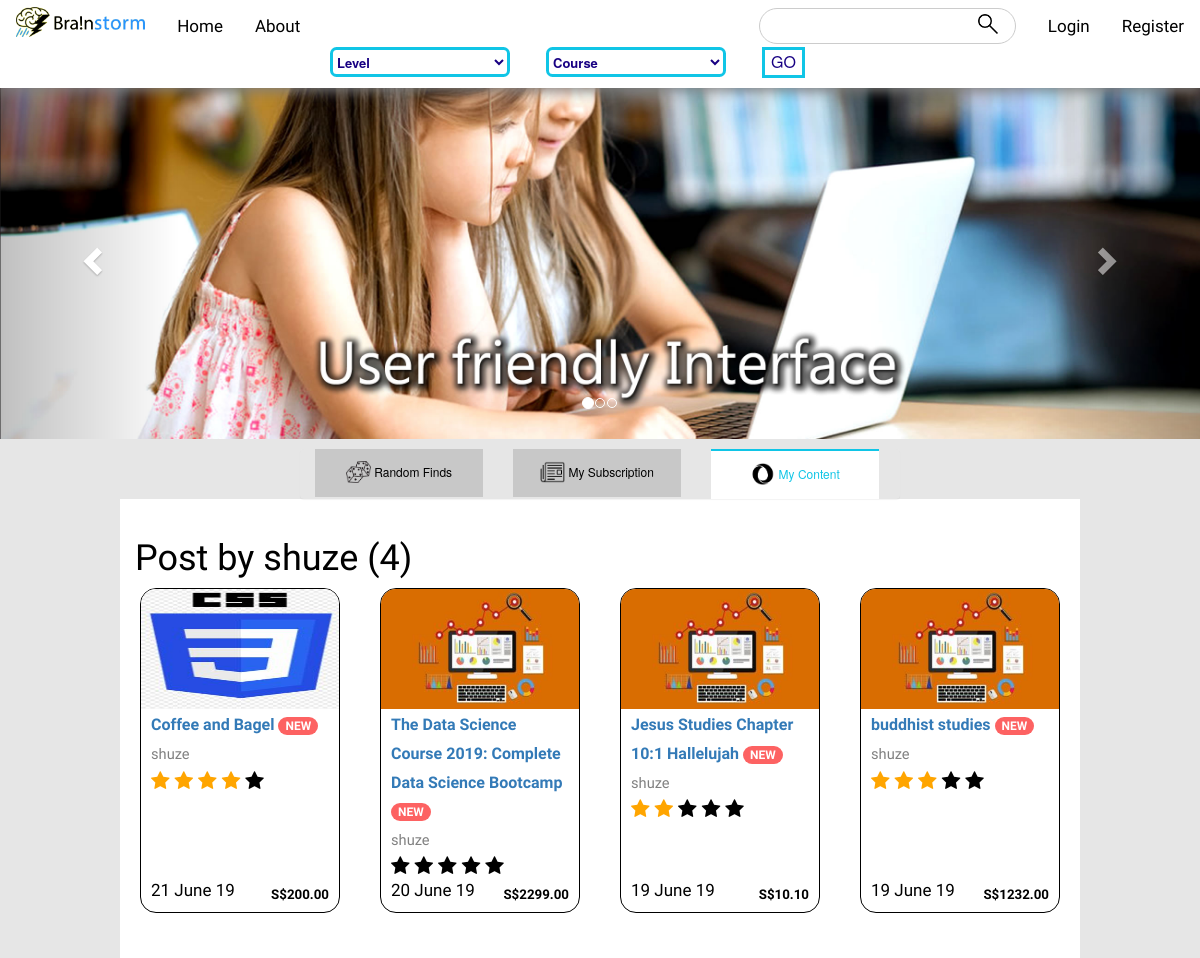
Page /user/shuze/ on the committed database.
### store/models.py (models this page shows, shortened)
class Post(models.Model):
	title = models.CharField(max_length=100)
	image = models.ImageField(default = 'default0.jpg', upload_to='course_image/')
	description = models.TextField()
	price = models.DecimalField(decimal_places=2, max_digits=6)
	date_posted = models.DateTimeField(default=timezone.now)
	author = models.ForeignKey(User, on_delete=models.CASCADE)
	rating = models.IntegerField(default = 0)

### store/views.py (the view)
# urls.py: path('user/<str:username>/', UserPostListView.as_view(), name='user-posts'),
class UserPostListView(ListView):
	model = Post
	template_name = 'store/user_posts.html' # <app>/<model>_<viewtype>.html
	context_object_name = 'post'
	paginate_by = 8
	def get_queryset(self):
		user = get_object_or_404(User, username=self.kwargs.get('username'))
		return Post.objects.filter(author=user).order_by('-date_posted')

### store/templates/store/user_posts.html (shortened to what this page needs)
{% extends "store/base.html" %}
{% block content %}
      <div id="useless">
          <div id="myCarousel" class="carousel slide" data-ride="carousel">
    <ol class="carousel-indicators">
      <li data-target="#myCarousel" data-slide-to="0" class="active"></li>
      <li data-target="#myCarousel" data-slide-to="1"></li>
      <li data-target="#myCarousel" data-slide-to="2"></li>
    </ol>
  <div class="carousel-inner">
    <div class="item active">
      <div class="cover_holder">
      <img src="/static/store/kids.jpg" alt="c0">
      <div class="carousel-caption">
      </div>
      </div>
    </div>
  </div>
  <a class="left carousel-control" href="#myCarousel" data-slide="prev">
    <span class="glyphicon glyphicon-chevron-left"></span>
  </a>
  <a class="right carousel-control" href="#myCarousel" data-slide="next">
    <span class="glyphicon glyphicon-chevron-right"></span>
  </a>
</div>
      </div>
       <div class="panel">
          <a href = "{% url 'store-home' %}">
            <img src="/static/store/random.gif" alt="">
            Random Finds
          </a>
          {% if user.is_authenticated %}
          <a  href="{% url 'store-sub_home' %}">
          {% else %}
          <a  href="{% url 'login' %}">
          {% endif %}
            <img src="/static/store/Subscription.gif" alt="">
            My Subscription
          </a>
          <a style="background-color: white; color: rgb(16, 197, 230); border-top: solid 2px rgb(16, 197, 230);">
            <img src="/static/store/content.gif" alt="">
            My Content
          </a>
      </div>
      <p style="padding: 20px;"></p>
      <div style="padding-top: 20px;" id="main" >
          {% if view.kwargs.username != user.username %}
        <h1 class="mb-3">Post by {{ view.kwargs.username }} ({{ page_obj.paginator.count }})</h1>
          {% endif %}
      <section class="text-center mb-4">
        <div class="row">
        {% for post in post %}
          <div class="col-lg-3 col-md-6 mb-4">
            <div id="course_card">
              <div class="view overlay">
                <img style="margin-left: -10px;" src="{{ post.image.url }}" alt="">
              </div>
              <div>
                <div>
                  <strong>
                    <a class="title" href="{% url 'post-detail' post.id %}" > <span>{{ post.title }}</span>
                      <span  style="background-color: rgb(253, 98, 98);" class="badge badge-pill danger-color">NEW
                      </span>
                    </a>
                  </strong>
                </div>
                <a href="{% url 'user-posts' post.author.username %}" class="author">
                  {{ post.author }}
                </a>
                <div class="rating">
                {% if post.rating == 0 %}
                <span class="fa fa-star"></span>
                <span class="fa fa-star"></span>
                <span class="fa fa-star"></span>
                <span class="fa fa-star"></span>
                <span class="fa fa-star"></span>
                {% elif post.rating == 1 %}
                <span class="fa fa-star checked"></span>
                <span class="fa fa-star"></span>
                <span class="fa fa-star"></span>
                <span class="fa fa-star"></span>
                <span class="fa fa-star"></span>
                {% elif post.rating == 2 %}
                <span class="fa fa-star checked"></span>
                <span class="fa fa-star checked"></span>
                <span class="fa fa-star"></span>
                <span class="fa fa-star"></span>
                <span class="fa fa-star"></span>
                {% elif post.rating == 3 %}
                <span class="fa fa-star checked"></span>
                <span class="fa fa-star checked"></span>
                <span class="fa fa-star checked"></span>
                <span class="fa fa-star"></span>
                <span class="fa fa-star"></span>
                {% elif post.rating == 4 %}
                <span class="fa fa-star checked"></span>
                <span class="fa fa-star checked"></span>
                <span class="fa fa-star checked"></span>
                <span class="fa fa-star checked"></span>
                <span class="fa fa-star"></span>
                {% elif post.rating == 5 %}
                <span class="fa fa-star checked"></span>
                <span class="fa fa-star checked"></span>
                <span class="fa fa-star checked"></span>
                <span class="fa fa-star checked"></span>
                <span class="fa fa-star checked"></span>
                {% endif %}
                </div>
                <div>
                  <strong style="text-align: right;" class="price">S${{ post.price }}
                  </strong>
                </div>
                <small class="date">
                   {{ post.date_posted|date:'d F y'}}
                </small>
              </div>
            </div>
          </div>
        {% endfor %}
 </div>
      </section>
</div>
{% endblock content %}

### store/static/store/main.css (style rules this page uses)
body { color: black; padding: 0; margin: 0; background-color: rgb(230, 230, 230); height: 100%; margin: 0; background-attachment: fixed; }
#main { z-index: -1; color: black; background-color: rgb(255, 255, 255); font-family: 'Athiti', sans-serif; margin-top: 0%; font-size: 15pt; margin-left: 10%; margin-right: 10%; padding: 15px; padding-top: 100px; }
#useless img { display: block; margin-left: auto; margin-right: auto; width: 100%; }
.cover_holder { width: 100%; margin-right: auto; margin-left: auto; background: black; }
#useless { padding-top: 70px; border: none; }
.panel { margin-left: auto; margin-right: auto; width: 50%; background-color: rgb(230, 230, 230); overflow: hidden; margin-top: 10px; margin-bottom: -50px; border: none; z-index: 0; position: relative; }
.panel a { float: left; width: 28%; background-color: rgb(200, 200, 200); margin-right: 2.5%; margin-left: 2.5%; display: block; color: black; text-align: center; padding: 14px 16px; text-decoration: none; font-size: 12px; outline: none; }
.panel img { margin-top: -4px; width: 25px; }
#course_card img { width: 200px; height: 120px; }
#course_card { margin-left: auto; margin-right: auto; background-color: white; padding-left: 10px; padding-right: 10px; height: 325px; width: 200px; border: solid 1pt rgb(0, 0, 0); box-shadow: #231; text-align: left; color: black; border-radius: 12pt; overflow: hidden; display: block; position: relative; }
#course_card .title { font-size: 12pt; }
#course_card .price { font-size: 10pt; position: absolute; bottom: 8px; right: 10px; }
#course_card .date { padding-top: 20px; float: left; position: absolute; bottom: 10px; }
#course_card .author { color: grey; font-size: 11pt; }
.checked { color: orange; }
.rating { float: none; padding: 0; margin: 0; }

### rows in the picture
Post: image (picture), title "Coffee and Bagel", author "shuze", rating 4 (drawn), price "200.00", date_posted "21 June 19"
Post: image (placeholder picture), title "The Data Science Course 2019: Complete Data Science Bootcamp", author "shuze", rating 0 (drawn), price "2299.00", date_posted "20 June 19"
Post: image (placeholder picture), title "Jesus Studies Chapter 10:1 Hallelujah", author "shuze", rating 2 (drawn), price "10.10", date_posted "19 June 19"
Post: image (placeholder picture), title "buddhist studies", author "shuze", rating 3 (drawn), price "1232.00", date_posted "19 June 19"

### other values in the picture
{{ view.kwargs.username }} "shuze"
{{ page_obj.paginator.count }} "4"
